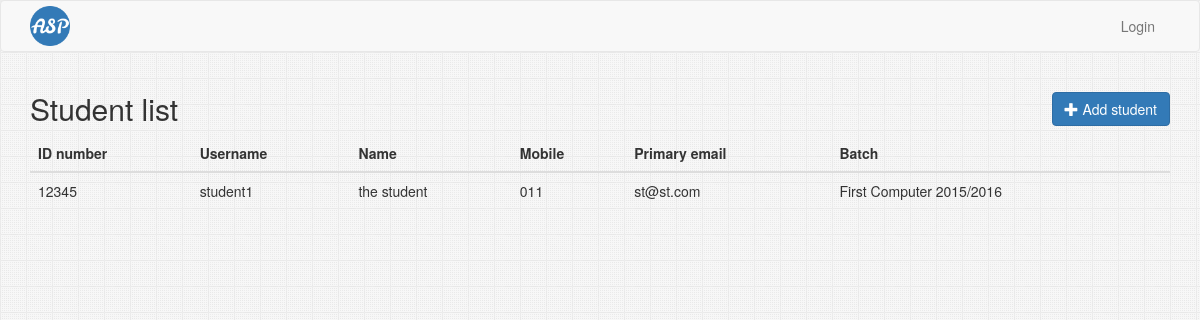
Before: /student/list with the older database file.
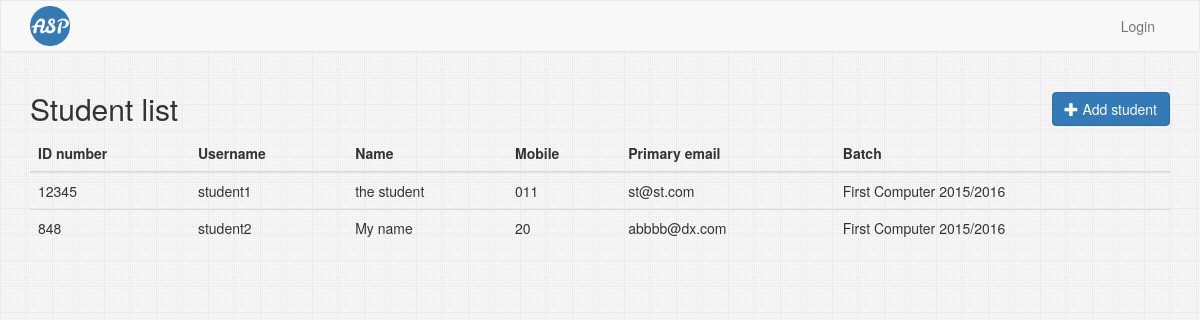
After: the same page with the newer database file.
### Student/models.py (models this page shows, shortened)
class Student(models.Model):
    user = models.OneToOneField(
        settings.AUTH_USER_MODEL,
        primary_key=True,
        on_delete=models.CASCADE,
    )
    secondary_email = models.EmailField(
        max_length=100,
    )
    FRESH = 'fr'
    GRADUATED = 'gr'
    OTHER = 'ot'
    STATUS_CHOICES = (
        (FRESH, 'Fresh'),
        (GRADUATED, 'Graduated'),
        (OTHER, 'Other'),
    )
    status = models.CharField(
        max_length=2,
        choices=STATUS_CHOICES,
        default=FRESH,
    )
    academic_year = models.ForeignKey(
        AcademicYear,
        related_name='students',
    )
    educational_year = models.ForeignKey(
        EducationalYear,
        related_name='students',
    )
    department = models.ForeignKey(
        Department,
        related_name='students',
    )
    courses = models.ManyToManyField(
        Course,
        related_name='students',
    )

### Home/models.py (models this page shows)
class User(AbstractUser):
    id_number = models.BigIntegerField(
        unique=True,
        verbose_name='ID number',
    )
    name = models.CharField(
        max_length=300,
    )
    email = models.EmailField(
        max_length=254,
        unique=True,
    )
    mobile_number = models.CharField(
        max_length=15,
    )
    is_admin = models.BooleanField(
        default=False,
    )
    is_professor = models.BooleanField(
        default=False,
    )
    is_student = models.BooleanField(
        default=False,
    )

### AcademicYear/models.py (models this page shows)
class AcademicYear(models.Model):
    year = models.CharField(
        max_length=2,
        choices=YEAR_CHOICES,
        default=PREPARATORY,
        unique=True,
    )
    def __str__(self):
        return dict(YEAR_CHOICES).get(self.year)

### Department/models.py (models this page shows)
class Department(models.Model):
    name = models.CharField(
        max_length=200,
        unique=True,
    )
    def __str__(self):
        return self.name

### EducationalYear/models.py (models this page shows)
class EducationalYear(models.Model):
    start_year = models.PositiveSmallIntegerField()
    end_year = models.PositiveSmallIntegerField()
    class Meta:
        unique_together = (
            'start_year',
            'end_year',
        )
    def __str__(self):
        return '%d/%d' % (self.start_year, self.end_year)

### Student/views.py (the view)
class StudentList(ListView):
    model = Student
    template_name = 'Student/student_list.html'

### Student/templates/Student/student_list.html (shortened to what this page needs)
{% extends 'base.html' %}
{% block content %}
    <h2>
    Student list
    <a href="{% url 'student:create' %}" class="btn btn-primary pull-right">
      <span class="glyphicon glyphicon-plus"></span> Add student
    </a>
    </h2>
    <table class="table table-hover">
    <thead>
        <tr>
            <th>ID number</th>
            <th>Username</th>
            <th>Name</th>
            <th>Mobile</th>
            <th>Primary email</th>
            <th>Batch</th>
        </tr>
    </thead>
    <tbody data-link="row" class="rowlink">
        {% for student in student_list %}
            <tr>
            <td><a href="{% url 'student:read' student.user.id_number %}">{{ student.user.id_number }}</a></td>
            <td>{{ student.user.username }}</td>
            <td>{{ student.user.name }}</td>
            <td>{{ student.user.mobile_number }}</td>
            <td>{{ student.user.email }}</td>
            <td>{{ student.academic_year }} {{ student.department }} {{ student.educational_year }}</td>
        </tr>
        {% empty %}
        <tr>
            <td colspan="6" class="text-center">No result</td>
        </tr>
        {% endfor %}
    </tbody>
    </table>
{% endblock %}

### templates/base.html (shortened to what this page needs)
<!DOCTYPE html>
<html lang="en">
<head>
    {% load staticfiles %}
    <link rel="stylesheet" href="{% static 'css/bootstrap.min.css' %}"/>
    <link rel="stylesheet" href="{% static 'css/jasny-bootstrap.min.css' %}"/>
    <link rel="stylesheet" href="{% static 'css/font-awesome.min.css' %}"/>
    <link rel="stylesheet" href="{% static 'css/main.css' %}"/>
</head>
<body>
<nav class="navbar navbar-default">
    <div class="container">
            <div class="navbar-header">
                <a class="navbar-brand" rel="home" href="/">
                    <img src="{% static 'images/favicon.png' %}" alt="Academic Surveys Project"
                         style="max-height: 40px; margin-top: -10px;">
                </a>
            </div>
        <div class="collapse navbar-collapse" id="bs-example-navbar-collapse-1">
            <ul class="nav navbar-nav navbar-right">
                {% if request.user.is_authenticated %}
                    <li><a href="{% url 'change_password' %}">Change password</a></li>
                    <li><a href="{% url 'logout' %}">Logout</a></li>
                {% else %}
                    <li><a href="{% url 'login' %}">Login</a></li>
                {% endif %}
            </ul>
        </div>
        </div>
    </nav>
    <div class="container">
        {% block content %}
        {% endblock %}
    </div>
</body>
</html>

Changed rows visible on the page:
added Student: user.id_number "848", user.username "student2", user.name "My name", user.mobile_number "20", user.email "abbbb@dx.com", academic_year "First", department "Computer", educational_year "2015/2016"
